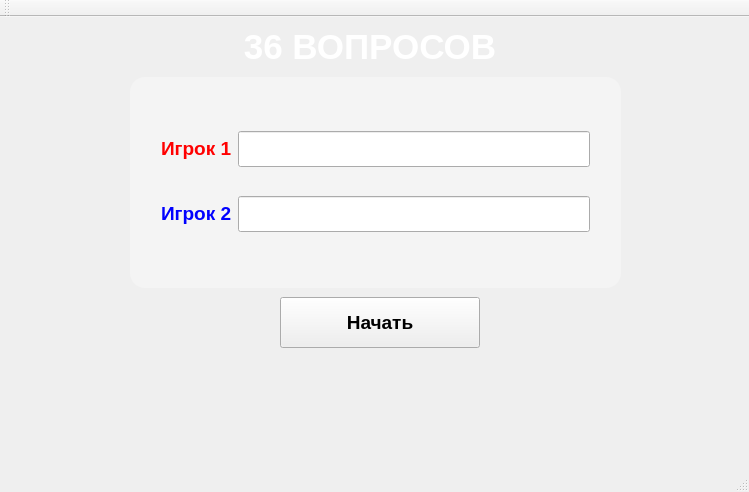
<?xml version="1.0" encoding="UTF-8"?>
<ui version="4.0">
 <class>MainWindow</class>
 <widget class="QMainWindow" name="MainWindow">
  <property name="geometry">
   <rect>
    <x>0</x>
    <y>0</y>
    <width>749</width>
    <height>492</height>
   </rect>
  </property>
  <property name="windowTitle">
   <string>MainWindow</string>
  </property>
  <property name="styleSheet">
   <string notr="true">MainWindow{
	border-image: url(&quot;MainWindow.jpg&quot;) 0 35 0 0 stretch stretch;
}

QFrame#frame{
	background-color: rgba(255, 255, 255, 0.3);
	border-radius: 15px;
}

QLineEdit#lineEdit{
	color: red;
	font: 18pt;
}

QLineEdit#lineEdit_2{
	color: blue;
	font: 18pt;
}</string>
  </property>
  <widget class="QWidget" name="centralWidget">
   <widget class="QPushButton" name="pushButton">
    <property name="geometry">
     <rect>
      <x>280</x>
      <y>280</y>
      <width>200</width>
      <height>51</height>
     </rect>
    </property>
    <property name="font">
     <font>
      <pointsize>14</pointsize>
      <weight>75</weight>
      <bold>true</bold>
     </font>
    </property>
    <property name="text">
     <string>Начать</string>
    </property>
   </widget>
   <widget class="QLabel" name="label_3">
    <property name="geometry">
     <rect>
      <x>220</x>
      <y>10</y>
      <width>300</width>
      <height>41</height>
     </rect>
    </property>
    <property name="text">
     <string>&lt;html&gt;&lt;head/&gt;&lt;body&gt;&lt;p align=&quot;center&quot;&gt;&lt;span style=&quot; font-size:26pt; font-weight:600; color:#ffffff;&quot;&gt;36 ВОПРОСОВ&lt;/span&gt;&lt;/p&gt;&lt;/body&gt;&lt;/html&gt;</string>
    </property>
   </widget>
   <widget class="QFrame" name="frame">
    <property name="geometry">
     <rect>
      <x>130</x>
      <y>60</y>
      <width>491</width>
      <height>211</height>
     </rect>
    </property>
    <property name="frameShape">
     <enum>QFrame::StyledPanel</enum>
    </property>
    <property name="frameShadow">
     <enum>QFrame::Raised</enum>
    </property>
    <widget class="QWidget" name="layoutWidget">
     <property name="geometry">
      <rect>
       <x>20</x>
       <y>20</y>
       <width>451</width>
       <height>171</height>
      </rect>
     </property>
     <layout class="QVBoxLayout" name="verticalLayout">
      <item>
       <layout class="QHBoxLayout" name="horizontalLayout">
        <item>
         <widget class="QLabel" name="label">
          <property name="font">
           <font>
            <pointsize>14</pointsize>
           </font>
          </property>
          <property name="text">
           <string>&lt;html&gt;&lt;head/&gt;&lt;body&gt;&lt;p&gt;&lt;span style=&quot; font-weight:600; color:#ff0000;&quot;&gt;Игрок 1&lt;/span&gt;&lt;/p&gt;&lt;/body&gt;&lt;/html&gt;</string>
          </property>
         </widget>
        </item>
        <item>
         <widget class="QLineEdit" name="lineEdit">
          <property name="enabled">
           <bool>true</bool>
          </property>
          <property name="font">
           <font>
            <pointsize>18</pointsize>
           </font>
          </property>
         </widget>
        </item>
       </layout>
      </item>
      <item>
       <layout class="QHBoxLayout" name="horizontalLayout_2">
        <item>
         <widget class="QLabel" name="label_2">
          <property name="font">
           <font>
            <pointsize>14</pointsize>
           </font>
          </property>
          <property name="text">
           <string>&lt;html&gt;&lt;head/&gt;&lt;body&gt;&lt;p&gt;&lt;span style=&quot; font-weight:600; color:#0000ff;&quot;&gt;Игрок 2&lt;/span&gt;&lt;/p&gt;&lt;/body&gt;&lt;/html&gt;</string>
          </property>
         </widget>
        </item>
        <item>
         <widget class="QLineEdit" name="lineEdit_2">
          <property name="enabled">
           <bool>true</bool>
          </property>
          <property name="font">
           <font>
            <pointsize>18</pointsize>
           </font>
          </property>
         </widget>
        </item>
       </layout>
      </item>
     </layout>
    </widget>
   </widget>
   <zorder>label_3</zorder>
   <zorder>pushButton</zorder>
   <zorder>frame</zorder>
  </widget>
  <widget class="QMenuBar" name="menuBar">
   <property name="geometry">
    <rect>
     <x>0</x>
     <y>0</y>
     <width>749</width>
     <height>21</height>
    </rect>
   </property>
  </widget>
  <widget class="QToolBar" name="mainToolBar">
   <attribute name="toolBarArea">
    <enum>TopToolBarArea</enum>
   </attribute>
   <attribute name="toolBarBreak">
    <bool>false</bool>
   </attribute>
  </widget>
  <widget class="QStatusBar" name="statusBar"/>
 </widget>
 <layoutdefault spacing="6" margin="11"/>
 <resources/>
 <connections/>
</ui>
